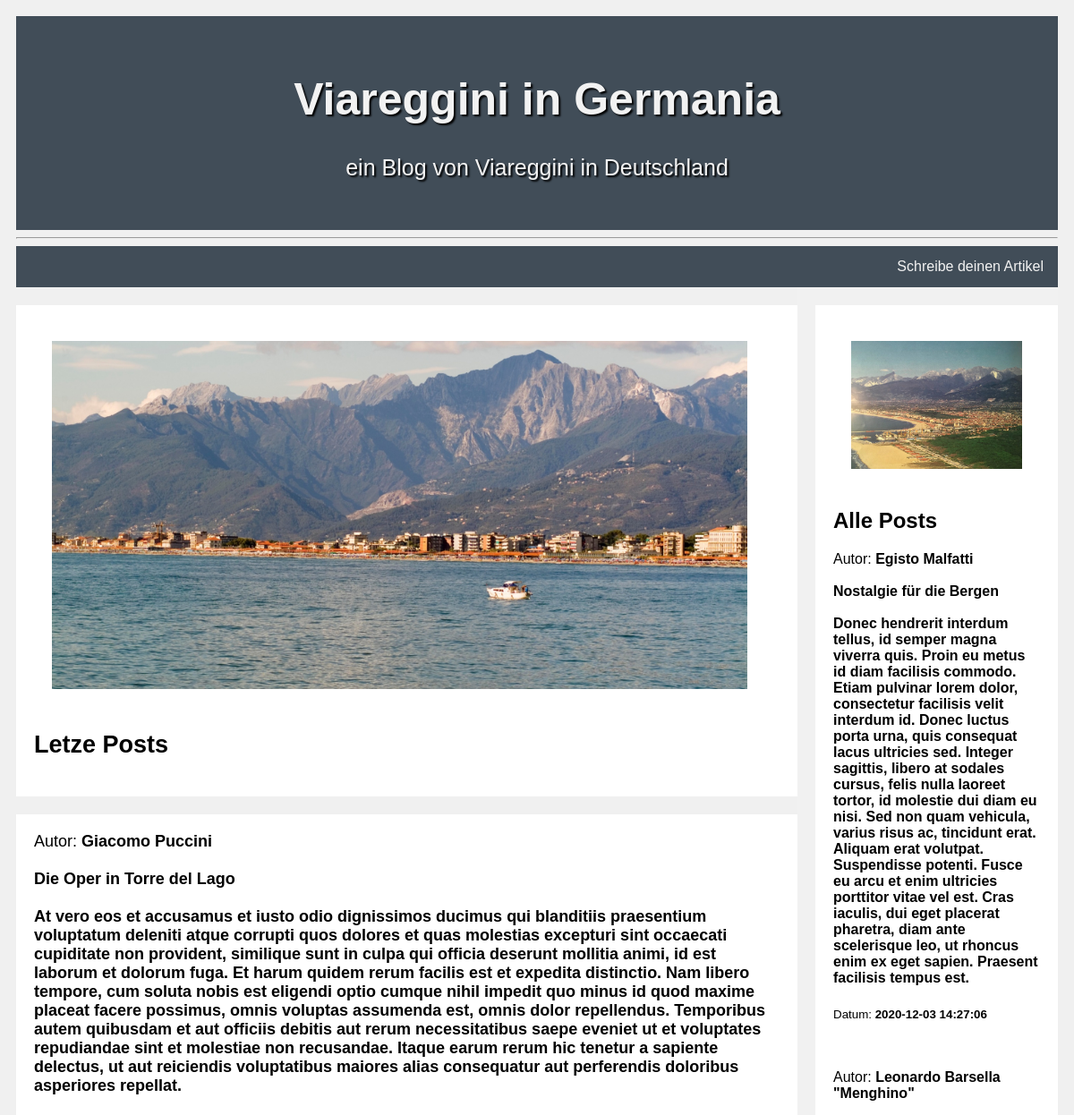
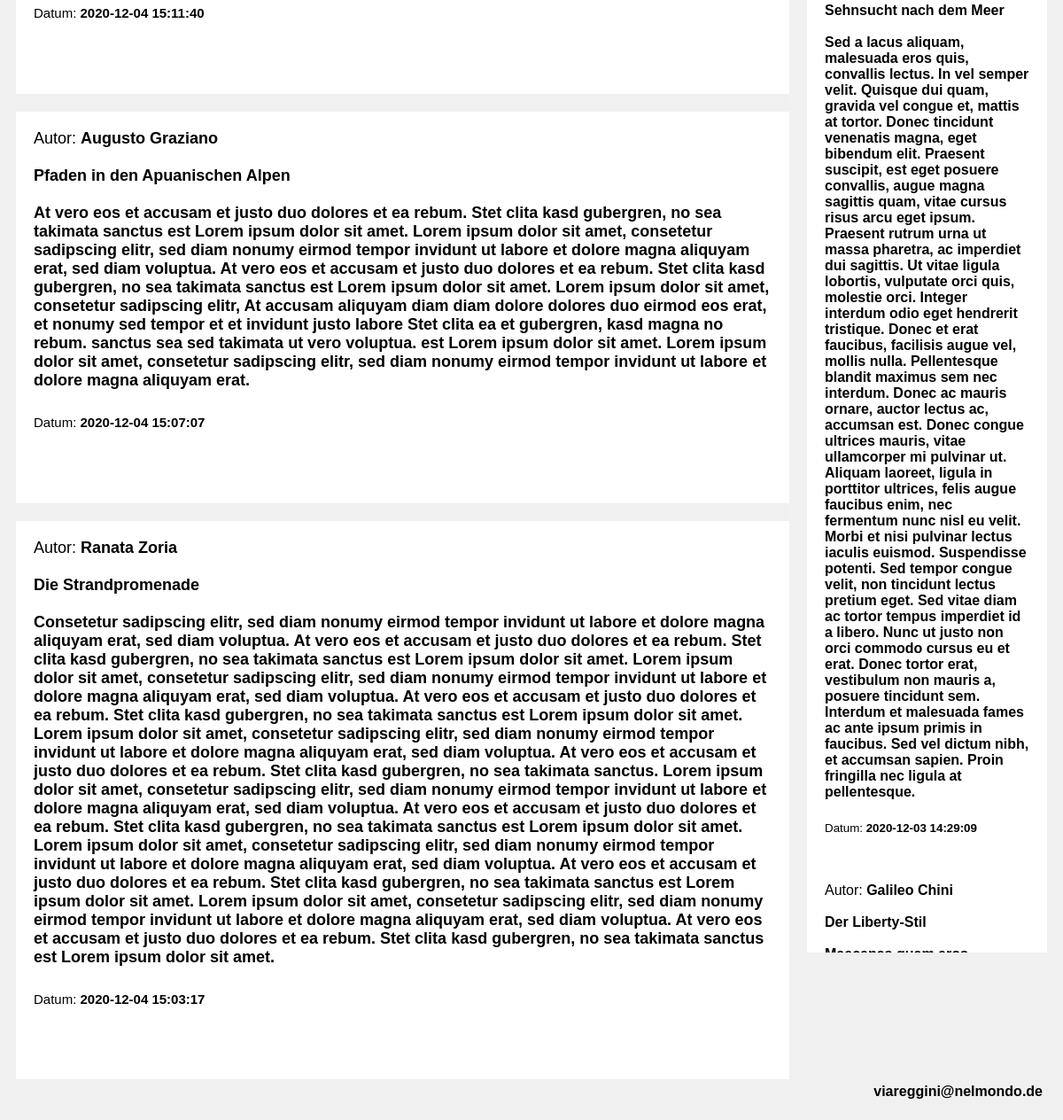
The app's page /index/index.php with its own data (2 pictures, top to bottom).
### tables this page shows
CREATE TABLE `ins` (
  `id` int(11) NOT NULL,
  `vorname` varchar(50) NOT NULL,
  `name` varchar(50) NOT NULL,
  `ueberschrift` varchar(70) NOT NULL,
  `artikel` varchar(5000) NOT NULL,
  `datum` timestamp NOT NULL DEFAULT current_timestamp() ON UPDATE current_timestamp()
);

### index/index.php (the view, shortened to what this page needs)
<!DOCTYPE html>
<html>
<head>
  </head>
  <body>
  <div class="header">
    <h1>Viareggini in Germania</h1>
    <p>ein Blog von Viareggini in Deutschland</p>
  </div>
  <hr>
  <div class="nav">
    <a href="../eingabe/eingabe.php" style="float:right">Schreibe deinen Artikel</a>
  </div>
  <div class="row">
    <div class="leftcolumn">
      <div class="box">
        <div class="img"><img src="../img/apuane.jpg" alt="Viareggio e le Apuane" title="Viareggio e le Apuane" width="98%" ></div>
        <h2>Letze Posts</h2>
      </div>
      <div class="box">
          <?php
            $Servername="localhost";
            $User="root";
            $Password="";
            $DBName="projektEBAS";
            $Conn=new mysqli($Servername,$User,$Password,$DBName);
            $Conn-> set_charset("utf8");
            $Statement="SELECT * FROM ins ORDER BY ID DESC LIMIT 1";
            $Output=$Conn->query($Statement);
            if($Output->num_rows > 0) {
              while($Line=$Output->fetch_assoc()){
                echo "Autor: <b>".$Line["vorname"]." ".$Line["name"]."</b><br><br>";
                echo "<b>".$Line["ueberschrift"]."<br><br>".$Line["artikel"]."</b><br><br>";
                echo "<sub>Datum: <b>".$Line["datum"]."</b></sub><br><br><br><br>";
              }
            }else{
              echo "Keine Daten vorhanden";
            }
          ?>
      </div>
      <div class="box">
          <?php
            $Servername="localhost";
            $User="root";
            $Password="";
            $DBName="projektEBAS";
            $Conn=new mysqli($Servername,$User,$Password,$DBName);
            $Conn-> set_charset("utf8");
            $Statement="SELECT * FROM ins ORDER BY ID DESC LIMIT 1,1";
            $Output=$Conn->query($Statement);
            if($Output->num_rows > 0) {
              while($Line=$Output->fetch_assoc()){
                echo "Autor: <b>".$Line["vorname"]." ".$Line["name"]."</b><br><br>";
                echo "<b>".$Line["ueberschrift"]."<br><br>".$Line["artikel"]."</b><br><br>";
                echo "<sub>Datum: <b>".$Line["datum"]."</b></sub><br><br><br><br>";
              }
            }else{
              echo "Keine Daten vorhanden";
            }
          ?>
    </div>
    <div class="box">
          <?php
            $Servername="localhost";
            $User="root";
            $Password="";
            $DBName="projektEBAS";
            $Conn=new mysqli($Servername,$User,$Password,$DBName);
            $Conn-> set_charset("utf8");
            $Statement="SELECT * FROM ins ORDER BY ID DESC LIMIT 2,1";
            $Output=$Conn->query($Statement);
           if($Output->num_rows > 0) {
              while($Line=$Output->fetch_assoc()){
                echo "Autor: <b>".$Line["vorname"]." ".$Line["name"]."</b><br><br>";
                echo "<b>".$Line["ueberschrift"]."<br><br>".$Line["artikel"]."</b><br><br>";
                echo "<sub>Datum: <b>".$Line["datum"]."</b></sub><br><br><br><br>";
              }
            }else{
              echo "Keine Daten vorhanden";
            }
          ?>
    </div>
    </div>
    <div class="rightcolumn">
      <div class="box">
        <div class="img"><img src="../img/viareggio e apuane.jpg" alt="Viareggio e le Apuane" title="Viareggio e le Apuane" width="100%" ></div>
        <h2>Alle Posts</h2>
        <?php
            $Servername="localhost";
            $User="root";
            $Password="";
            $DBName="projektEBAS";
            $Conn=new mysqli($Servername,$User,$Password,$DBName);
            $Conn-> set_charset("utf8");
            $Statement="SELECT * FROM ins ORDER BY ID";
            $Output=$Conn->query($Statement);
            if($Output->num_rows > 0) {
              while($Line=$Output->fetch_assoc()){
                echo "Autor: <b>".$Line["vorname"]." ".$Line["name"]."</b><br><br>";
                echo "<b>".$Line["ueberschrift"]."<br><br>".$Line["artikel"]."</b><br><br>";
                echo "<sub>Datum: <b>".$Line["datum"]."</b></sub><br><br><br><br>";
              }
            }else{
              echo "Keine Daten vorhanden";
            }
      ?>
      </div>
    </div>
  </div>
  <div class="footer">
    <b>viareggini@nelmondo.de</b>
  </div>
</body>
</html>

### index/index.php (style rules this page uses)
* { box-sizing: border-box; }
body { font-family: Arial; padding: 10px; background: #f0f0f0; }
.header { padding: 30px; text-align: center; background: #414d58; }
.header h1 { font-size: 50px; color: #f2f2f2; text-shadow: 2px 2px 2px black; }
.header p { font-size: 25px; color: #f2f2f2; text-shadow: 2px 2px 2px black; }
.nav { overflow: hidden; background-color: #414d58; }
.nav a { display: block; color: #f2f2f2; text-align: center; padding: 14px 16px; text-decoration: none; }
.leftcolumn { float: left; width: 75%; font-size: 18px; }
.rightcolumn { float: left; width: 25%; height: 2000px; overflow:auto; background-color: #f1f1f1; padding-left: 20px; }
.img { height: : 100%; padding: 20px; }
.box { background-color: white; padding: 20px; margin-top: 20px; }
.row:after { content: ""; display: table; clear: both; }
.footer { margin: 5px; text-align: right; background: none; }

### records on screen
ins: vorname "Giacomo", name "Puccini", ueberschrift "Die Oper in Torre del Lago", artikel "At vero eos et accusamus et iusto odio dignissimos ducimus qui blanditiis praesentium voluptatum deleniti atque corrupti quos dolores et quas molestias excepturi sint occaecati cupiditate non provident, similique sunt in culpa qui officia deserunt mollitia animi, id est laborum et dolorum fuga. Et harum quidem rerum facilis est et expedita distinctio. Nam libero tempore, cum soluta nobis est eligendi optio cumque nihil impedit quo minus id quod maxime placeat facere possimus, omnis voluptas assumenda est, omnis dolor repellendus. Temporibus autem quibusdam et aut officiis debitis aut rerum necessitatibus saepe eveniet ut et voluptates repudiandae sint et molestiae non recusandae. Itaque…", datum "2020-12-04 15:11:40"
ins: vorname "Augusto", name "Graziano", ueberschrift "Pfaden in den Apuanischen Alpen", artikel "At vero eos et accusam et justo duo dolores et ea rebum. Stet clita kasd gubergren, no sea takimata sanctus est Lorem ipsum dolor sit amet. Lorem ipsum dolor sit amet, consetetur sadipscing elitr, sed diam nonumy eirmod tempor invidunt ut labore et dolore magna aliquyam erat, sed diam voluptua. At vero eos et accusam et justo duo dolores et ea rebum. Stet clita kasd gubergren, no sea takimata sanctus est Lorem ipsum dolor sit amet. Lorem ipsum dolor sit amet, consetetur sadipscing elitr, At accusam aliquyam diam diam dolore dolores duo eirmod eos erat, et nonumy sed tempor et et invidunt justo labore Stet clita ea et gubergren, kasd magna no rebum. sanctus sea sed takimata ut vero voluptua.…", datum "2020-12-04 15:07:07"
ins: vorname "Ranata", name "Zoria", ueberschrift "Die Strandpromenade", artikel "Consetetur sadipscing elitr, sed diam nonumy eirmod tempor invidunt ut labore et dolore magna aliquyam erat, sed diam voluptua. At vero eos et accusam et justo duo dolores et ea rebum. Stet clita kasd gubergren, no sea takimata sanctus est Lorem ipsum dolor sit amet. Lorem ipsum dolor sit amet, consetetur sadipscing elitr, sed diam nonumy eirmod tempor invidunt ut labore et dolore magna aliquyam erat, sed diam voluptua. At vero eos et accusam et justo duo dolores et ea rebum. Stet clita kasd gubergren, no sea takimata sanctus est Lorem ipsum dolor sit amet. Lorem ipsum dolor sit amet, consetetur sadipscing elitr, sed diam nonumy eirmod tempor invidunt ut labore et dolore magna aliquyam…", datum "2020-12-04 15:03:17"
ins: vorname "Egisto", name "Malfatti", ueberschrift "Nostalgie für die Bergen", artikel "Donec hendrerit interdum tellus, id semper magna viverra quis. Proin eu metus id diam facilisis commodo. Etiam pulvinar lorem dolor, consectetur facilisis velit interdum id. Donec luctus porta urna, quis consequat lacus ultricies sed. Integer sagittis, libero at sodales cursus, felis nulla laoreet tortor, id molestie dui diam eu nisi. Sed non quam vehicula, varius risus ac, tincidunt erat. Aliquam erat volutpat. Suspendisse potenti. Fusce eu arcu et enim ultricies porttitor vitae vel est. Cras iaculis, dui eget placerat pharetra, diam ante scelerisque leo, ut rhoncus enim ex eget sapien. Praesent facilisis tempus est.", datum "2020-12-03 14:27:06"
ins: vorname "Leonardo", name "Barsella \"Menghino\"", ueberschrift "Sehnsucht nach dem Meer", artikel "Sed a lacus aliquam, malesuada eros quis, convallis lectus. In vel semper velit. Quisque dui quam, gravida vel congue et, mattis at tortor. Donec tincidunt venenatis magna, eget bibendum elit. Praesent suscipit, est eget posuere convallis, augue magna sagittis quam, vitae cursus risus arcu eget ipsum. Praesent rutrum urna ut massa pharetra, ac imperdiet dui sagittis. Ut vitae ligula lobortis, vulputate orci quis, molestie orci. Integer interdum odio eget hendrerit tristique. Donec et erat faucibus, facilisis augue vel, mollis nulla. Pellentesque blandit maximus sem nec interdum. Donec ac mauris ornare, auctor lectus ac, accumsan est. Donec congue ultrices mauris, vitae ullamcorper mi…", datum "2020-12-03 14:29:09"
ins: vorname "Galileo", name "Chini", ueberschrift "Der Liberty-Stil"
